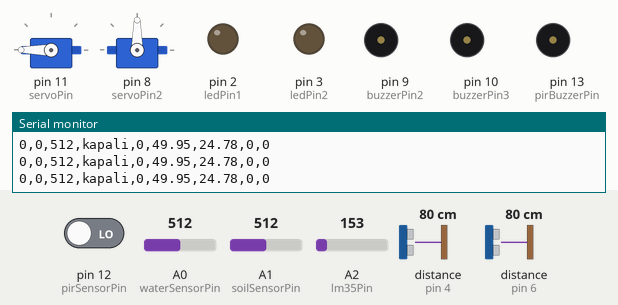
This sketch was run on a simulated Arduino Uno, built with avr-gcc and run on an emulated ATmega328P. On the bench: 2 × servo, output pins drawn as LEDs (lit = HIGH), buzzer (waves = sounding, pin HIGH), the last lines printed to the serial monitor. Wiring (inferred from the names in the program): 2 × ultrasonic range finder: trigger pin 5, echo pin 4 / trigger pin 7, echo pin 6. Inputs (shaded band) come from the test bench; at power-on: A0 (waterSensorPin) = 512, distance to the obstacle (sensors on pin 4, pin 6) 80 cm, pin 12 (pirSensorPin) LOW, A1 (soilSensorPin) = 512, A2 (lm35Pin) = 153. The echo pulse lasts 58.3 µs per cm; pins used as bus, display or sensor lines are not drawn.

Above: at 1.2 s.
1.3 s: A0 (waterSensorPin) set to 311
2.8 s: A0 (waterSensorPin) set to 294
At 4.1 s:
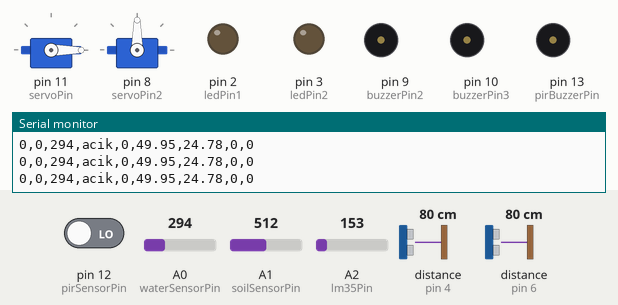
4.4 s: distance to the obstacle (sensor on pin 4) set to 8 cm
5.9 s: distance to the obstacle (sensor on pin 4) set to 5 cm
At 7.1 s:
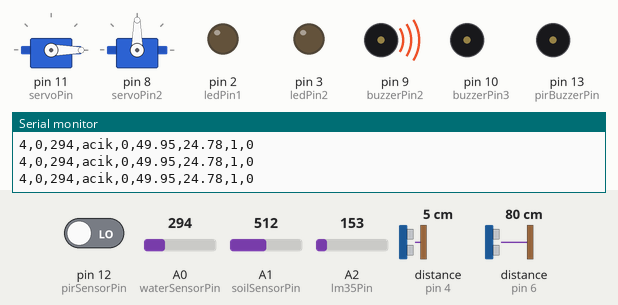
7.6 s: distance to the obstacle (sensor on pin 6) set to 8 cm
9.1 s: distance to the obstacle (sensor on pin 6) set to 5 cm
At 9.9 s:
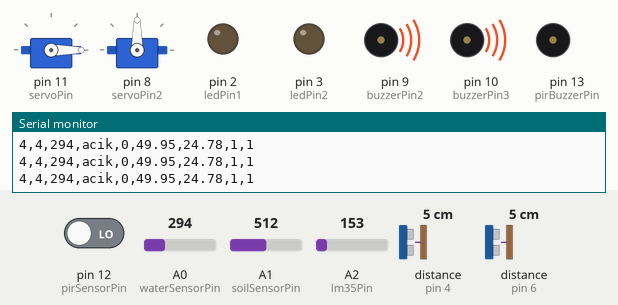
Timing chart, 0 to 11.7 s (numbered marks = the images above; inputs shaded):
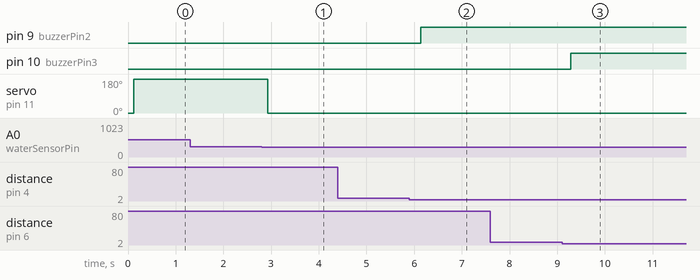

The sketch:

arduino-akilli-ev.ino
```cpp
#include <dht11.h>  // DHT11 kütüphanesi
#include <Servo.h>

#define ledPin1 2  // İlk LED pin
#define ledPin2 3  // İkinci LED pin

#define echoPin2 4  // İkinci mesafe sensörü pinleri
#define trigPin2 5
#define buzzerPin2 9  // İkinci mesafe sensörü için buzzer pin

#define echoPin3 6  // Üçüncü mesafe sensörü pinleri
#define trigPin3 7
#define buzzerPin3 10  // Üçüncü mesafe sensörü için buzzer pin

#define waterSensorPin A0  // Su sensörü analog pini
#define soilSensorPin A1   // Toprak nem sensörü analog pini
#define servoPin 11        // Servo motor pin
#define servoPin2 8        // Servo motor pin2

#define pirSensorPin 12  // PIR sensörü pini
#define pirBuzzerPin 13  // PIR sensörü için buzzer pin

#define lm35Pin A2      // LM35 sıcaklık sensörü pin

int maximumRange = 50;
int minimumRange = 0;
int detectionRange = 6;                // Engel algılanacak mesafe (cm)
unsigned long lastDetectionTime1 = 0;  // İlk sensör için son engel algılama zamanı
unsigned long lastDetectionTime2 = 0;  // İkinci sensör için son engel algılama zamanı
unsigned long lastDetectionTime3 = 0;  // Üçüncü sensör için son engel algılama zamanı

Servo servoMotor;
Servo servoMotor2;
bool isWaterDetected = false;  // Su algılama durumu
char receivedChar;

void setup() {

  pinMode(trigPin2, OUTPUT);
  pinMode(echoPin2, INPUT);
  pinMode(buzzerPin2, OUTPUT);

  pinMode(trigPin3, OUTPUT);
  pinMode(echoPin3, INPUT);
  pinMode(buzzerPin3, OUTPUT);

  pinMode(waterSensorPin, INPUT);  // Su sensörünü giriş pini olarak ayarla
  pinMode(soilSensorPin, INPUT);   // Toprak nem sensörünü giriş pini olarak ayarla

  servoMotor.attach(servoPin);  // Servo motoru ilgili pine bağla
  servoMotor.write(0);          // Servo motoru başlangıç pozisyonuna getir (kapalı)

  servoMotor2.attach(servoPin2);  // Servo motoru ilgili pine bağla
  servoMotor2.write(90);          // Servo motoru başlangıç pozisyonuna getir (kapalı)

  pinMode(pirSensorPin, INPUT);   // PIR sensörünü giriş pini olarak ayarla
  pinMode(pirBuzzerPin, OUTPUT);  // PIR buzzer'ını çıkış pini olarak ayarla

  pinMode(ledPin1, OUTPUT); // İlk LED pinini çıkış olarak ayarla
  pinMode(ledPin2, OUTPUT); // İkinci LED pinini çıkış olarak ayarla

  Serial.begin(9600);  // Serial portu başlat
}

void loop() {
  int distance2 = mesafe(echoPin2, trigPin2, maximumRange, minimumRange);
  int distance3 = mesafe(echoPin3, trigPin3, maximumRange, minimumRange);
  Serial.println("");
  Serial.print(distance2);
  Serial.print(",");
  Serial.print(distance3);
  Serial.print(",");

  // İkinci mesafe sensörü için kontrol
  if (distance2 > minimumRange && distance2 < detectionRange) {
    digitalWrite(buzzerPin2, HIGH);
    lastDetectionTime2 = millis();
  } else {
    if (millis() - lastDetectionTime2 > 5000) {
      digitalWrite(buzzerPin2, LOW);
    }
  }

  // Üçüncü mesafe sensörü için kontrol
  if (distance3 > minimumRange && distance3 < detectionRange) {
    digitalWrite(buzzerPin3, HIGH);
    lastDetectionTime3 = millis();
  } else {
    if (millis() - lastDetectionTime3 > 5000) {
      digitalWrite(buzzerPin3, LOW);
    }
  }

  // Su sensörü kontrolü
  int waterValue = analogRead(waterSensorPin);
  Serial.print(waterValue);
  Serial.print(",");

  if (waterValue > 300) {     // Su algılandığında (su sensörü değeri 500'den büyükse)
    if (!isWaterDetected) {   // Eğer su yeni algılandıysa
      servoMotor.write(360);  // Pencereyi kapat (servoyu 90 derece döndür)
      isWaterDetected = true;
    }
      Serial.print("kapali");
      Serial.print(",");
  } else {                  // Su algılanmadığında
    if (isWaterDetected) {  // Eğer su algılaması durduysa
      servoMotor.write(0);  // Pencereyi aç (servoyu başlangıç pozisyonuna getir)
      isWaterDetected = false;
    }
      Serial.print("acik");
      Serial.print(",");
  }

  // PIR sensörü kontrolü
  int pirState = digitalRead(pirSensorPin);
  Serial.print(pirState);
  Serial.print(",");

  if (pirState == HIGH) {              // Hareket algılandığında
    digitalWrite(pirBuzzerPin, HIGH);  // PIR buzzer'ını çalıştır
  } else {
    digitalWrite(pirBuzzerPin, LOW);  // PIR buzzer'ını kapat
  }

  // Toprak nem sensörü kontrolü
  int soilMoisture = analogRead(soilSensorPin);
  float nemYuzdesi = (1.0 - (soilMoisture / 1023.0)) * 100.0; // Yüzdelik nem değerini hesapla
  Serial.print(nemYuzdesi);
  Serial.print(",");

    // LM35 sıcaklık sensörü kontrolü
  int lm35Value = analogRead(lm35Pin);
  float voltage = lm35Value * (5.0 / 1023.0);  // Sensörün çıkış gerilimini hesapla (0-5V arası)
  float temperatureC = (voltage - 0.5) * 100.0; // Sıcaklık değerini derece Celsius cinsinden hesapla

  Serial.print(temperatureC);
  Serial.print(",");

  //Koridor Ledleri
 if (Serial.available() > 0) {
    receivedChar = Serial.read();
    if (receivedChar == '1') {
      digitalWrite(ledPin1, HIGH);
    } else if (receivedChar == '2') {
      digitalWrite(ledPin1, LOW);
    } else if (receivedChar == '3') {
      digitalWrite(ledPin2, HIGH);
    } else if (receivedChar == '4') {
      digitalWrite(ledPin2, LOW);
    } else if (receivedChar == '5') {
      servoMotor2.write(180);
    } else if (receivedChar == '6') {
      servoMotor2.write(90);
    }
  }

   // Arduino'dan gelen verileri Node.js sunucusuna gönder

  Serial.print(distance2 > minimumRange && distance2 < detectionRange ? 1 : 0); // 1 if otopark dolu, 0 if boş
  Serial.print(",");
  Serial.print(distance3 > minimumRange && distance3 < detectionRange ? 1 : 0); // 1 if otopark dolu, 0 if boş

  //servoMotor2.write(180);

  delay(100);  // Seri iletişimde fazla yazdırma önlemi
  //servoMotor2.write(0);
}

int mesafe(int echoPin, int trigPin, int maxrange, int minrange) {
  long duration, distance;

  digitalWrite(trigPin, LOW);
  delay(2);
  digitalWrite(trigPin, HIGH);
  delayMicroseconds(10);
  digitalWrite(trigPin, LOW);

  duration = pulseIn(echoPin, HIGH);
  distance = duration / 58.2;
  delay(50);

  if (distance >= maxrange || distance <= minrange)
    return 0;

  return distance;
}
```

Measured:
- the behaviour switches between 301 and 300 on A0 (waterSensorPin) (found by bisection; images 0 and 1)
- the behaviour switches between 7 and 6 cm on distance to the obstacle (sensor on pin 4) (found by bisection; images 1 and 2)
- the behaviour switches between 7 and 6 cm on distance to the obstacle (sensor on pin 6) (found by bisection; images 2 and 3)
- after the input at 2.8 s, servo on pin 11 (servoPin): 180° → 0° after 0.13 s
- after the input at 5.9 s, pin 9 (buzzerPin2): LOW → HIGH after 0.24 s
- after the input at 9.1 s, pin 10 (buzzerPin3): LOW → HIGH after 0.18 s
